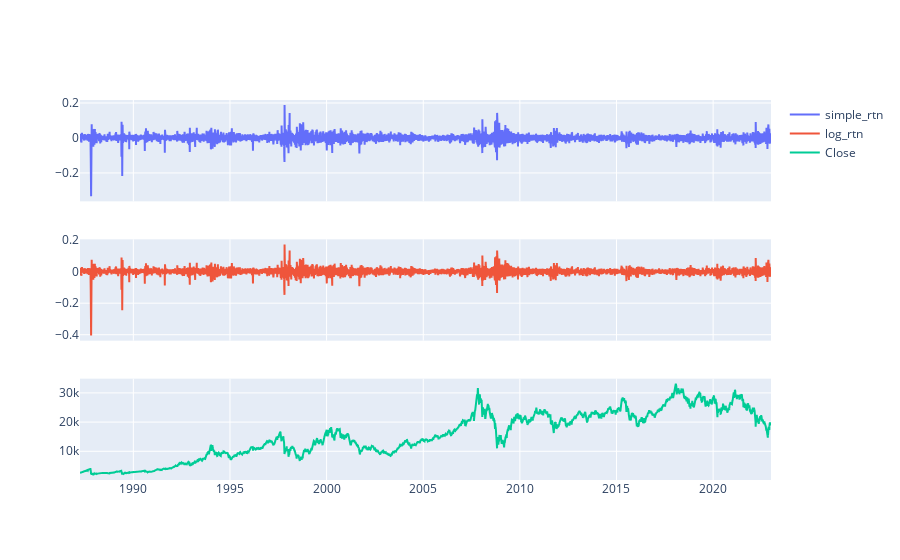

Notebook code for this chart:
### Code cell
colors=px.colors.qualitative.Plotly

fig = make_subplots(rows=3, cols=1, shared_xaxes=True)
for i, j in enumerate([data.simple_rtn, data.log_rtn, data.Close]):
    fig.add_trace(go.Scatter(x=data.index, y=j, mode='lines',
                name=j.name, marker_color=colors[i]), row=i+1, col=1)
fig.show()

### Figure 1 — Plotly figure (JSON) as saved in the notebook; plotly's stock layout.template omitted (floating-point values rounded to 4 significant figures; data arrays with more than 128 entries replaced by an {"elided": "..."} marker saying what was removed)
{"data": [{"marker": {"color": "#636EFA"}, "mode": "lines", "name": "simple_rtn", "type": "scatter", "x": {"elided": "8831 str values"}, "xaxis": "x", "y": {"elided": "8831 float values"}, "yaxis": "y"}, {"marker": {"color": "#EF553B"}, "mode": "lines", "name": "log_rtn", "type": "scatter", "x": {"elided": "8831 str values"}, "xaxis": "x2", "y": {"elided": "8831 float values"}, "yaxis": "y2"}, {"marker": {"color": "#00CC96"}, "mode": "lines", "name": "Close", "type": "scatter", "x": {"elided": "8831 str values"}, "xaxis": "x3", "y": {"elided": "8831 float values"}, "yaxis": "y3"}], "layout": {"autosize": true, "xaxis": {"anchor": "y", "autorange": true, "domain": [0, 1], "matches": "x3", "range": ["1987-03-30", "2022-12-30"], "showticklabels": false, "type": "date"}, "xaxis2": {"anchor": "y2", "autorange": true, "domain": [0, 1], "matches": "x3", "range": ["1987-03-30", "2022-12-30"], "showticklabels": false, "type": "date"}, "xaxis3": {"anchor": "y3", "autorange": true, "domain": [0, 1], "range": ["1987-03-30", "2022-12-30"], "type": "date"}, "yaxis": {"anchor": "x", "autorange": true, "domain": [0.7333, 1], "range": [-0.3623, 0.2172], "type": "linear"}, "yaxis2": {"anchor": "x2", "autorange": true, "domain": [0.3667, 0.6333], "range": [-0.4375, 0.2046], "type": "linear"}, "yaxis3": {"anchor": "x3", "autorange": true, "domain": [0, 0.2667], "range": [158.3, 34890.0], "type": "linear"}}}
